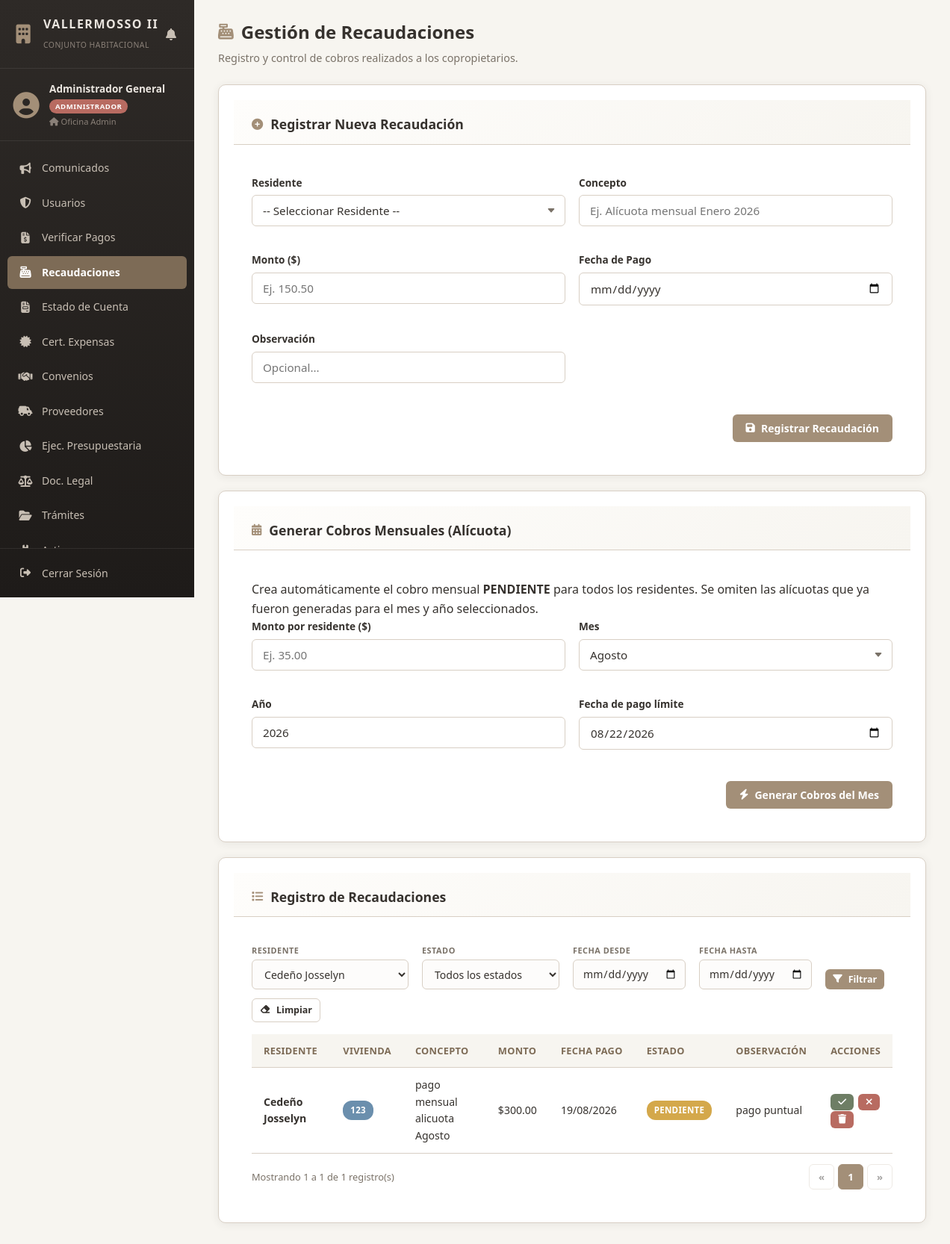
/deploy/views/administrador/recaudacion.php?filtro_residente=5 (signed in), run on the app's committed database.
### tables this page shows
CREATE TABLE `recaudaciones` (
  `id_pago` int(11) NOT NULL AUTO_INCREMENT,
  `id_usuario` int(11) NOT NULL,
  `concepto` varchar(150) NOT NULL,
  `monto` decimal(10,2) NOT NULL,
  `comprobante_url` varchar(255) DEFAULT NULL,
  `estado_pago` enum('PENDIENTE','APROBADO','RECHAZADO') DEFAULT 'PENDIENTE',
  `observacion` text DEFAULT NULL,
  `fecha_pago` date NOT NULL,
  `fecha_registro` timestamp NOT NULL DEFAULT current_timestamp(),
  PRIMARY KEY (`id_pago`),
  KEY `id_usuario` (`id_usuario`),
  CONSTRAINT `recaudaciones_ibfk_1` FOREIGN KEY (`id_usuario`) REFERENCES `usuarios` (`id_usuario`) ON DELETE CASCADE
);

CREATE TABLE `usuarios` (
  `id_usuario` int(11) NOT NULL AUTO_INCREMENT,
  `cedula` varchar(15) NOT NULL,
  `nombres` varchar(120) NOT NULL,
  `correo` varchar(100) NOT NULL,
  `telefono_whatsapp` varchar(20) NOT NULL,
  `numero_vivienda` varchar(20) NOT NULL,
  `rol` enum('RESIDENTE','ADMINISTRADOR','DIRECTIVA') NOT NULL DEFAULT 'RESIDENTE',
  `puesto_casa` varchar(50) DEFAULT NULL,
  `clave_hash` varchar(255) NOT NULL,
  `estado` enum('ACTIVO','INACTIVO') DEFAULT 'ACTIVO',
  `creado_en` timestamp NOT NULL DEFAULT current_timestamp(),
  `created_at` timestamp NOT NULL DEFAULT current_timestamp(),
  PRIMARY KEY (`id_usuario`),
  UNIQUE KEY `cedula` (`cedula`),
  UNIQUE KEY `correo` (`correo`)
);

### deploy/views/administrador/recaudacion.php (the view, shortened to what this page needs)
<?php
$db = Database::obtenerConexion();
$stmtUsuarios = $db->query("SELECT id_usuario, nombres, numero_vivienda FROM usuarios WHERE rol = 'RESIDENTE' ORDER BY nombres");
$usuarios = $stmtUsuarios->fetchAll(PDO::FETCH_ASSOC);
$filtroResidente = (int)($_GET['filtro_residente'] ?? 0);
$filtroDesde = trim($_GET['filtro_desde'] ?? '');
$filtroHasta = trim($_GET['filtro_hasta'] ?? '');
$condiciones = [];
$paramsFiltro = [];
if ($filtroResidente > 0) { $condiciones[] = "r.id_usuario = :fres"; $paramsFiltro[':fres'] = $filtroResidente; }
$whereSql = empty($condiciones) ? '' : 'WHERE ' . implode(' AND ', $condiciones);
$porPagina = 10;
$pagina = max(1, (int)($_GET['pagina'] ?? 1));
$offset = ($pagina - 1) * $porPagina;
try {
    $stmt = $db->prepare("SELECT r.*, u.nombres, u.numero_vivienda FROM recaudaciones r LEFT JOIN usuarios u ON r.id_usuario = u.id_usuario $whereSql ORDER BY r.fecha_registro DESC LIMIT :limite OFFSET :offset");
    foreach ($paramsFiltro as $k => $v) { $stmt->bindValue($k, $v); }
    $stmt->bindValue(':limite', $porPagina, PDO::PARAM_INT);
    $stmt->bindValue(':offset', $offset, PDO::PARAM_INT);
    $stmt->execute();
    $recaudaciones = $stmt->fetchAll(PDO::FETCH_ASSOC);
} catch (PDOException $e) {
    $totalRecaudaciones = 0;
    $recaudaciones = [];
}
$formOldRecaudacion = $_SESSION['form_old'] ?? [];
?>
<!DOCTYPE html>
<html lang="es">
<head>
    <link rel="stylesheet" href="../../public/css/style.css">
    <link rel="stylesheet" href="../../public/css/tablas.css?v=3">
    <link rel="stylesheet" href="https://cdnjs.cloudflare.com/ajax/libs/font-awesome/6.4.0/css/all.min.css">
</head>
<body>
<div class="app-layout">
    <?php include_once __DIR__ . '/../sidebar.php'; ?>
    <main class="main-content">
        <header class="content-header">
            <h1><i class="fa-solid fa-cash-register"></i> Gestión de Recaudaciones</h1>
            <p class="subtitle">Registro y control de cobros realizados a los copropietarios.</p>
        </header>
        <section class="card">
            <div class="card-header">
                <h2><i class="fa-solid fa-plus-circle"></i> Registrar Nueva Recaudación</h2>
            </div>
            <div class="card-body">
                <form action="../../controllers/AdministradorController.php" method="POST" class="grid-form">
                    <div class="form-group">
                        <label for="id_usuario">Residente</label>
                        <select id="id_usuario" name="id_usuario" class="form-control" required>
                            <option value="">-- Seleccionar Residente --</option>
                        </select>
                    </div>
                    <div class="form-group">
                        <label for="concepto">Concepto</label>
                        <input type="text" id="concepto" name="concepto" class="form-control" placeholder="Ej. Alícuota mensual Enero 2026" maxlength="150" required value="<?= htmlspecialchars($formOldRecaudacion['concepto'] ?? '') ?>">
                    </div>
                    <div class="form-group">
                        <label for="monto">Monto ($)</label>
                        <input type="text" inputmode="decimal" pattern="^\d+(\.\d{1,2})?$" title="Número positivo con máximo 2 decimales. Ej: 150 o 150.50" id="monto" name="monto" class="form-control" placeholder="Ej. 150.50" maxlength="13" required data-validar="dinero" value="<?= htmlspecialchars($formOldRecaudacion['monto'] ?? '') ?>">
                    </div>
                    <div class="form-group">
                        <label for="fecha_pago">Fecha de Pago</label>
                        <input type="date" id="fecha_pago" name="fecha_pago" class="form-control" required value="<?= htmlspecialchars($formOldRecaudacion['fecha_pago'] ?? '') ?>">
                    </div>
                    <div class="form-group">
                        <label for="observacion">Observación</label>
                        <input type="text" id="observacion" name="observacion" class="form-control" placeholder="Opcional..." maxlength="255" value="<?= htmlspecialchars($formOldRecaudacion['observacion'] ?? '') ?>">
                    </div>
                    <div class="form-actions span-full">
                        <button type="submit" class="btn btn-primary"><i class="fa-solid fa-floppy-disk"></i> Registrar Recaudación</button>
                    </div>
                </form>
            </div>
        </section>
        <section class="card">
            <div class="card-header">
                <h2><i class="fa-solid fa-calendar-days"></i> Generar Cobros Mensuales (Alícuota)</h2>
            </div>
            <div class="card-body">
                <p class="text-muted" style="margin-top:0;">
                    Crea automáticamente el cobro mensual <strong>PENDIENTE</strong> para todos los residentes.
                    Se omiten las alícuotas que ya fueron generadas para el mes y año seleccionados.
                </p>
                <form action="../../controllers/AdministradorController.php" method="POST" class="grid-form">
                    <div class="form-group">
                        <label for="cuota_monto">Monto por residente ($)</label>
                        <input type="text" inputmode="decimal" id="cuota_monto" name="monto" class="form-control" placeholder="Ej. 35.00" maxlength="13" required data-validar="dinero">
                    </div>
                    <div class="form-group">
                        <label for="cuota_mes">Mes</label>
                        <select id="cuota_mes" name="mes" class="form-control" required>
                            <?php
                            $meses = [1 => 'Enero', 'Febrero', 'Marzo', 'Abril', 'Mayo', 'Junio', 'Julio', 'Agosto', 'Septiembre', 'Octubre', 'Noviembre', 'Diciembre'];
                            $mesActual = (int)date('n');
                            foreach ($meses as $num => $nombre): ?>
                                <option value="<?= $num ?>" <?= $num === $mesActual ? 'selected' : '' ?>><?= $nombre ?></option>
                            <?php endforeach; ?>
                        </select>
                    </div>
                    <div class="form-group">
                        <label for="cuota_anio">Año</label>
                        <input type="number" id="cuota_anio" name="anio" class="form-control" min="2020" max="2100" value="<?= date('Y') ?>" required data-validar="enteropositivo">
                    </div>
                    <div class="form-group">
                        <label for="cuota_fecha">Fecha de pago límite</label>
                        <input type="date" id="cuota_fecha" name="fecha_pago" class="form-control" required value="<?= date('Y-m-d') ?>">
                    </div>
                    <div class="form-actions span-full">
                        <button type="submit" class="btn btn-primary" onclick="return confirm('Se generará un cobro pendiente para cada residente. ¿Continuar?');">
                            <i class="fa-solid fa-bolt"></i> Generar Cobros del Mes
                        </button>
                    </div>
                </form>
            </div>
        </section>
        <section class="card">
            <div class="card-header">
                <h2><i class="fa-solid fa-list"></i> Registro de Recaudaciones</h2>
            </div>
            <div class="card-body">
                <form method="GET" class="tabla-toolbar">
                    <div class="filtro-grupo">
                        <span class="filtro-etiqueta">Residente</span>
                        <select name="filtro_residente" class="filtro-tabla">
                            <?php foreach ($usuarios as $u): ?>
                                <option value="<?= $u['id_usuario'] ?>" <?= $filtroResidente === (int)$u['id_usuario'] ? 'selected' : '' ?>><?= htmlspecialchars($u['nombres']) ?></option>
                            <?php endforeach; ?>
                        </select>
                    </div>
                    <div class="filtro-grupo">
                        <span class="filtro-etiqueta">Estado</span>
                        <select name="filtro_estado" class="filtro-tabla">
                            <option value="">Todos los estados</option>
                        </select>
                    </div>
                    <div class="filtro-grupo">
                        <span class="filtro-etiqueta">Fecha desde</span>
                        <input type="date" name="filtro_desde" class="filtro-tabla" value="<?= htmlspecialchars($filtroDesde) ?>">
                    </div>
                    <div class="filtro-grupo">
                        <span class="filtro-etiqueta">Fecha hasta</span>
                        <input type="date" name="filtro_hasta" class="filtro-tabla" value="<?= htmlspecialchars($filtroHasta) ?>">
                    </div>
                    <button type="submit" class="btn btn-primary btn-sm"><i class="fa-solid fa-filter"></i> Filtrar</button>
                    <a href="recaudacion.php" class="btn btn-outline btn-sm"><i class="fa-solid fa-eraser"></i> Limpiar</a>
                </form>
                <div class="table-responsive">
                    <table class="table">
                        <thead>
                            <tr>
                                <th>Residente</th>
                                <th>Vivienda</th>
                                <th>Concepto</th>
                                <th>Monto</th>
                                <th>Fecha Pago</th>
                                <th>Estado</th>
                                <th>Observación</th>
                                <th>Acciones</th>
                            </tr>
                        </thead>
                        <tbody>
                            <?php if (empty($recaudaciones)): ?>
                                <tr>
                                    <td colspan="8" class="text-center">No hay recaudaciones registradas.</td>
                                </tr>
                            <?php else: ?>
                                <?php foreach ($recaudaciones as $r): ?>
                                    <tr>
                                        <td><strong><?= htmlspecialchars($r['nombres'] ?? 'N/A') ?></strong></td>
                                        <td><span class="badge badge-info"><?= htmlspecialchars($r['numero_vivienda'] ?? 'S/N') ?></span></td>
                                        <td><?= htmlspecialchars($r['concepto']) ?></td>
                                        <td>$<?= number_format($r['monto'], 2) ?></td>
                                        <td><?= date('d/m/Y', strtotime($r['fecha_pago'])) ?></td>
                                        <td>
                                            <?php
                                                $badge = 'badge-warning';
                                            ?>
                                            <span class="badge <?= $badge ?>"><?= htmlspecialchars($r['estado_pago']) ?></span>
                                        </td>
                                        <td><?= htmlspecialchars($r['observacion'] ?? '-') ?></td>
                                        <td>
                                            <?php if ($r['estado_pago'] === 'PENDIENTE'): ?>
                                                <div class="btn-group">
                                                    <form action="../../controllers/AdministradorController.php" method="POST" style="display:inline;">
                                                        <button type="submit" name="nuevo_estado" value="APROBADO" class="btn btn-sm btn-success" title="Aprobar"><i class="fa-solid fa-check"></i></button>
                                                    </form>
                                                    <form action="../../controllers/AdministradorController.php" method="POST" style="display:inline;">
                                                        <button type="submit" name="nuevo_estado" value="RECHAZADO" class="btn btn-sm btn-danger" title="Rechazar"><i class="fa-solid fa-xmark"></i></button>
                                                    </form>
                                                </div>
                                            <?php else: ?>
                                                <span class="text-muted">Finalizado</span>
                                            <?php endif; ?>
                                            <form action="../../controllers/AdministradorController.php" method="POST" style="display:inline;" onsubmit="return confirm('Eliminar esta recaudacion?');">
                                                <button type="submit" class="btn btn-sm btn-danger" title="Eliminar"><i class="fa-solid fa-trash"></i></button>
                                            </form>
                                        </td>
                                    </tr>
                                <?php endforeach; ?>
                            <?php endif; ?>
                            </tbody>
                    </table>
                </div>
                <?php
                include __DIR__ . '/../partials/paginacion.php';
                ?>
            </div>
        </section>
    </main>
</div>
</body>
</html>

### data on the page
recaudaciones: id_usuario.nombres "Cedeño Josselyn", id_usuario.numero_vivienda "123", concepto "pago mensual alicuota Agosto", monto "300.00", fecha_pago "19/08/2026", estado_pago "PENDIENTE", observacion "pago puntual"

### other printed values
$nombre "Administrador General"
$rol "ADMINISTRADOR"
$vivienda "Oficina Admin"
$item['label'] "Comunicados"
$item['label'] "Usuarios"
$item['label'] "Verificar Pagos"
$item['label'] "Recaudaciones"
$item['label'] "Estado de Cuenta"
$item['label'] "Cert. Expensas"
$item['label'] "Convenios"
$item['label'] "Proveedores"
$item['label'] "Ejec. Presupuestaria"
$item['label'] "Doc. Legal"
$item['label'] "Trámites"
$total "1"
